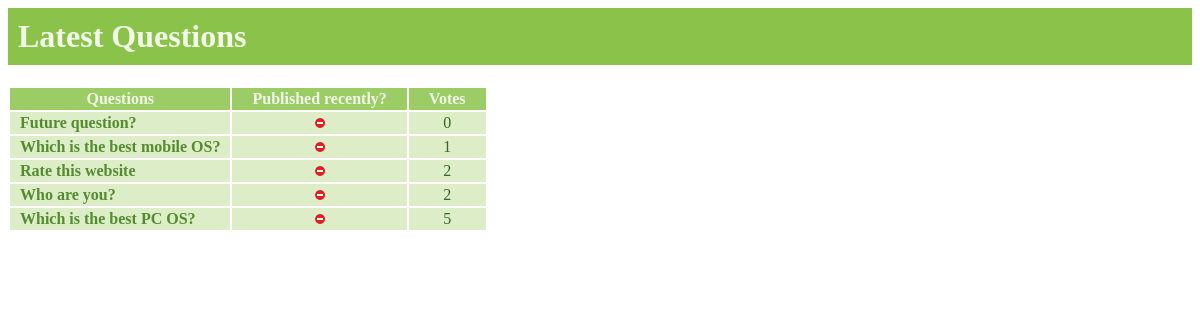
Before: /polls/?order_by=votes with the older database file.
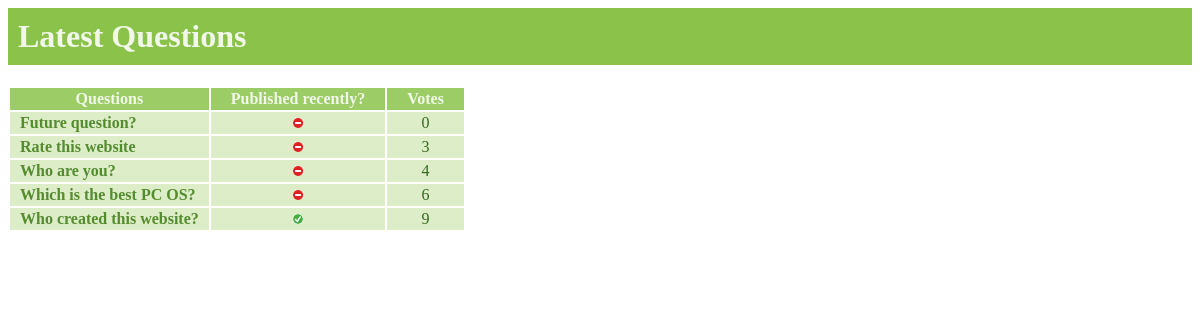
After: the same page with the newer database file.
### polls/models.py (models this page shows, shortened)
class Question(models.Model):
	question_text = models.CharField(max_length=200)
	pub_date = models.DateTimeField('date published')
	def was_published_recently(self):
		now = timezone.now()
		return now - datetime.timedelta(days=1) <= self.pub_date <= now
	was_published_recently.admin_order_field = 'pub_date'
	was_published_recently.boolean = True
	was_published_recently.short_description = 'Published recently?'

### polls/views.py (the view)
class IndexView(generic.ListView):
	template_name = 'polls/index.html'
	context_object_name = 'latest_question_list'
	def get_queryset(self, order='-pub_date'):
		ques = Question.objects.filter(
			pub_date__lte=timezone.now()
		).order_by('-pub_date', order)[:5]
		self.questions = []
		for i in ques:
			t = (i, sum([c.votes for c in i.choice_set.all()]), )
			self.questions.append(t)
		return ques
	def get(self, request, *args, **kwargs):
		context = locals()
		order = request.GET.get('order_by', 'question_text')
		if order != "votes":
			self.get_queryset(order)
		else:
			self.get_queryset()
			self.questions.sort(key=lambda x: x[1])
		context['latest_question_list'] = self.questions
		return render_to_response(self.template_name, context, context_instance=RequestContext(request))

### polls/templates/polls/index.html
{% load staticfiles %}
<link rel="stylesheet" type="text/css" href="{% static 'polls/css/style.css' %}" />
<h1> Latest Questions </h1>
{% if latest_question_list %}
	<table>
		<thead>
			<th class="hboxx"><a class="hboxx" href="?order_by=question_text"> Questions </a></th>
			<th class="hboxx"><a class="hboxx" href="?order_by=pub_date"> Published recently? </a></th>
			<th class="hboxx"><a class="hboxx" href="?order_by=votes"> Votes </a></th>
		</thead>
		<tbody>
		{% for question, votes in latest_question_list %}
			<tr>
				<td class="mboxx"><a href="{% url 'polls:detail' question.id %}">{{ question.question_text }}</a></td>
				<td class="centerboxx">
					{% if question.was_published_recently %}
						<img src="{% static 'polls/img/icon-yes.gif' %}" alt="True">
					{% else %}
						<img src="{% static 'polls/img/icon-no.gif' %}" alt="True">
					{% endif %}
				</td>
				<td class="centerboxx">{{ votes }}</td>
			</tr>
		{% endfor %}
		</tbody>
    </table>
{% else %}
    <p>No polls are available.</p>
{% endif %}

### polls/static/polls/css/style.css (style rules this page uses)
a { color: #558B2F; }
a:link { text-decoration: none; }
h1 { color: #F1F8E9; background-color: #8BC34A; padding-left: 20px; padding: 10px }
th, td, .boxx, .hboxx, .centerboxx, .rboxx, .mboxx, .linkboxx, .inputboxx { color: #33691E; border-width: 0em; border-style: solid; border-color: #33691E; border-collapse: collapse; background-color: #DCEDC8; padding: 2px; padding-left: 10px; padding-right: 10px; }
th, .hboxx { background-color: #9CCC65; color: #F1F8E9; }
.mboxx { font-weight: bold; }
.centerboxx { text-align: center; }

Changed rows visible on the page:
no longer on this page (row unchanged): Question: question_text "Which is the best mobile OS?", votes "1"
computed for Question "Rate this website": votes "2" → "3"
computed for Question "Who are you?": votes "2" → "4"
computed for Question "Which is the best PC OS?": votes "5" → "6"
added Question: question_text "Who created this website?", votes "9"
